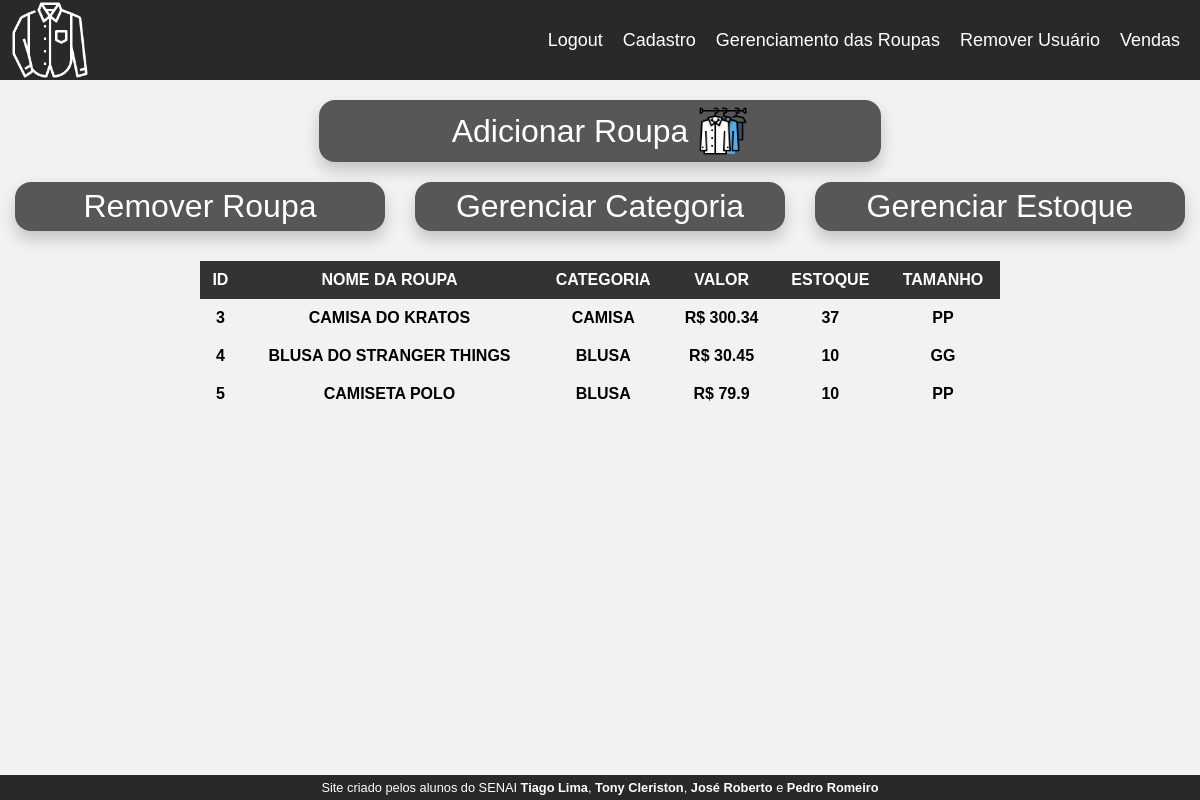
The app's page /roupas (signed in), older data.
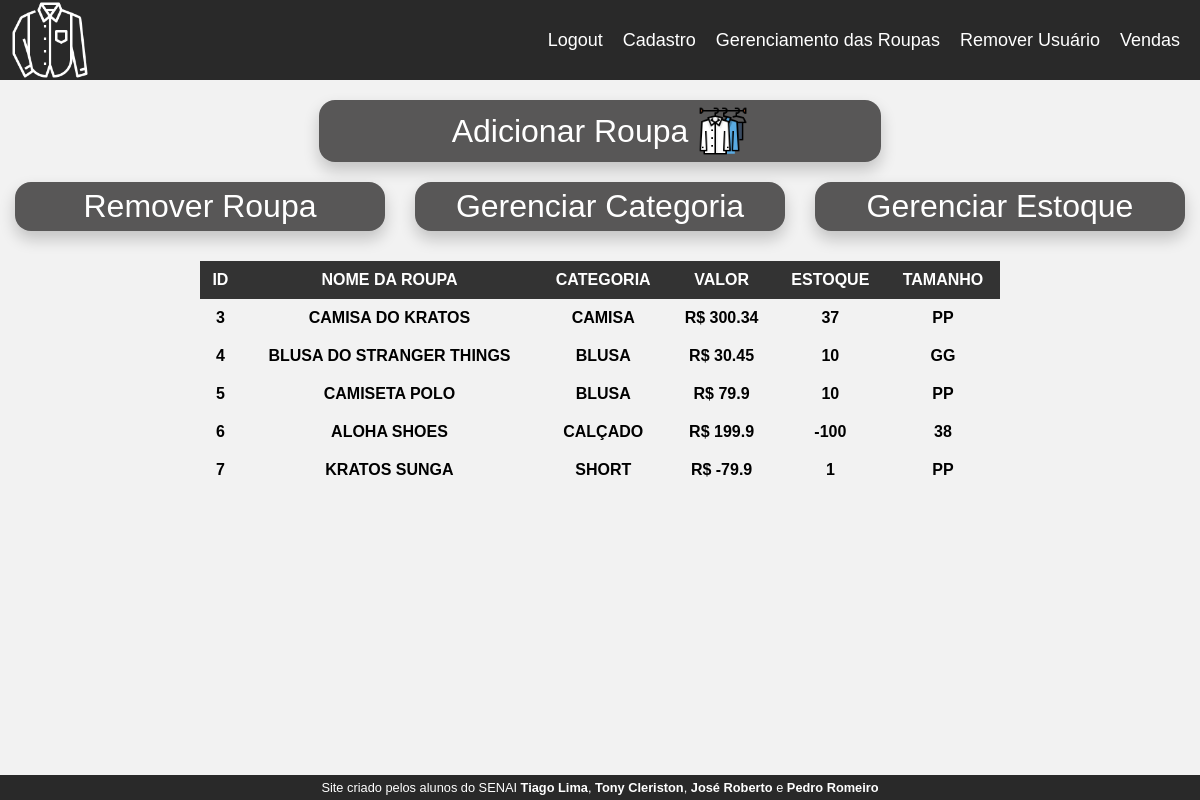
The same page, newer data.
### loja_de_roupa/models/__init__.py (models this page shows)
class Roupas(database.Model):
    id_roupas = database.Column(database.Integer, primary_key=True)
    nome_roupa = database.Column(database.String, nullable=False, unique=True)
    categoria = database.Column(database.String, nullable=False)
    tamanho = database.Column(database.String, nullable=False)
    estoque = database.Column(database.Integer, nullable=False)
    valor = database.Column(database.Float, nullable=False)

### loja_de_roupa/routers/__init__.py (the view, shortened to what this page needs)
@app.route("/roupas",methods=['GET', 'POST'])
@login_required
def roupas():
    gerenciamento = FormGerenciamentoRoupas()
    table = Roupas.query.all()
    roupas = [{'id': r.id_roupas, 'nome_roupa': r.nome_roupa, 'categoria':r.categoria, 'tamanho': r.tamanho,'estoque': r.estoque,'valor': r.valor} for r in table]
    categorias = Categoria.query.all()
    categoria = [{'id': c.id_categoria,'categoria': c.nome_categoria} for c in categorias]
    return render_template('gerenciamentoRoupas.html', gerenciamento=gerenciamento, roupas=roupas, categoria=categoria)

### loja_de_roupa/models/__init__.py (called while the page is built)
@login_manager.user_loader
def load_usuario(id):
    return Usuario.query.get(int(id))

### loja_de_roupa/templates/gerenciamentoRoupas.html (shortened to what this page needs)
{% extends 'base.html' %}
{% block body %}
<div style="display: flex;flex-direction: wrap;justify-content: center;">
  <div style="display: flex;flex-direction: column;align-content: center;align-items: center;width: 50vw; margin: 0px;" >
  <button id="add-roupa-btn" style="width: 562px;">Adicionar Roupa
  <img src="{{ url_for('static', filename='wardrobe.png') }}" style="width:50px;height:50px; margin-left:10px;" alt="Texto alternativo"></button>
  </div>
</div>
<div style="display: flex;flex-direction: wrap;">
        <div style="display: flex;flex-direction: column;align-content: center;align-items: center;width: 50vw; margin: 0px;" >
            <button id="rem-roupa-btn" onclick="toggleFormRem()">Remover Roupa</button>
        </div>
        <div style="display: flex;flex-direction: column;align-content: center;align-items: center;width: 50vw; margin: 0px;" >
          <button id="add-categoria-btn" onclick="toggleFormAddCat()">Gerenciar Categoria</button>
      </div>
    <div style="display: flex;flex-direction: column;align-content: center;align-items: center;width: 50vw; margin: 0px;" >
      <button id="add-estoque-btn" onclick="toggleFormAddEst()">Gerenciar Estoque</button>
  </div>
    </div>
        <table style="width: 100%; margin-top: 30px;">
            <thead>
              <tr>
                <th>id</th>
                <th>Nome da Roupa</th>
                <th>Categoria</th>
                  <th>Valor</th>
                <th>Estoque</th>
                <th>Tamanho</th>
              </tr>
            </thead>
            <tbody>
                {% for r in roupas %}
                <tr>
                    <th>{{ r.id }}</th>
                    <th>{{ r.nome_roupa }}</th>
                     <th>{{ r.categoria }}</th>
                    <th>R$ {{ r.valor }}</th>
                    <th>{{ r.estoque }}</th>
                     <th>{{ r.tamanho }}</th>
                </tr>
                 {% endfor %}
            </tbody>
          </table>
{% endblock %}

### loja_de_roupa/templates/base.html (shortened to what this page needs)
<html lang="pt-BR">
    <head>
    <link rel="stylesheet" href="{{ url_for('static', filename='style.css') }}">
</head>
    <body>
        {% include 'navbar.html' %}
        {% block body %}
        {% endblock %}
    </body>
{% include 'footer.html' %}
</html>

### loja_de_roupa/templates/navbar.html
<nav>
    <div class="logo">
      <a href="#"><img src="{{ url_for('static', filename='pano.png') }}" alt="Logo da loja"></a>
    </div>
    <ul class="nav-links">
       {% if current_user %}
  {% if current_user.is_authenticated %}
        <li><a href="{{ url_for('logout') }}">Logout</a></li>
    <li><a href="{{ url_for('cadastro') }}">Cadastro</a></li>
    <li><a href="{{ url_for('roupas') }}">Gerenciamento das Roupas</a></li>
    <li><a id="del-usuario-btn">Remover Usuário</a></li>
         <li><a href="{{ url_for('vendas') }}">Vendas</a></li>
  {% else %}
    <li><a href="{{ url_for('login') }}">Login</a></li>
  {% endif %}
{% endif %}
    </ul>
</nav>

### loja_de_roupa/templates/footer.html
<footer>
     <p>Site criado pelos alunos do SENAI <a href="https://github.com/tiagolima10" title="Link para a página Github."
                                             target="_blank">Tiago Lima</a>, <a href="https://github.com/TonyCleriston"
                                                                                title="Link para a página Github."
                                             target="_blank">Tony Cleriston</a>,
         <a href="#">José Roberto</a> e <a href="#">Pedro Romeiro</a></p>
</footer>

### loja_de_roupa/static/style.css (style rules this page uses)
* { margin: 0; padding: 0; box-sizing: border-box; }
:root { --cor0: #c5ebd6; --cor1: #83e1ad; --cor2: #3ddc84; --cor3: #2fa866; --cor4: #1a5c37; --cor5: #063d1e; --fonte-padrao: Arial, Verdana, Helvetica, Sans-serif; --fonte-destaque: 'Bebas Neue', Sans-serif; --fonte-android: 'Android', Sans-serif; }
nav { display: flex; justify-content: space-between; align-items: center; background-color: #292929; color: #fff; }
nav img { height: 80px; margin-left: 10px; }
.nav-links { display: flex; list-style: none; }
.nav-links li { margin-right: 20px; }
.nav-links a { color: #fff; text-decoration: none; font-size: 18px; }
body { background-color: #f2f2f2; font-family: Arial, sans-serif; }
#add-roupa-btn { display: flex; justify-content:center; align-items: center; background-color: #585757; color: #fff; font-size: 2rem; padding: 1rem 2rem; border: none; border-radius: 1rem; box-shadow: 0 0.5rem 1rem rgba(0, 0, 0, 0.2); cursor: pointer; width: 370px; padding: 6px; margin-top: 20px; }
#rem-roupa-btn { display: flex; justify-content:center; align-items: center; background-color: #585757; color: #fff; font-size: 2rem; padding: 1rem 2rem; border: none; border-radius: 1rem; box-shadow: 0 0.5rem 1rem rgba(0, 0, 0, 0.2); cursor: pointer; width: 370px; padding: 6px; margin-top: 20px; }
#add-categoria-btn { display: flex; justify-content:center; align-items: center; background-color: #585757; color: #fff; font-size: 2rem; padding: 1rem 2rem; border: none; border-radius: 1rem; box-shadow: 0 0.5rem 1rem rgba(0, 0, 0, 0.2); cursor: pointer; width: 370px; padding: 6px; margin-top: 20px; }
#add-estoque-btn { display: flex; justify-content:center; align-items: center; background-color: #585757; color: #fff; font-size: 2rem; padding: 1rem 2rem; border: none; border-radius: 1rem; box-shadow: 0 0.5rem 1rem rgba(0, 0, 0, 0.2); cursor: pointer; width: 370px; padding: 6px; margin-top: 20px; }
#del-usuario-btn { cursor:pointer; }
table { border-collapse: collapse; width: 100%; max-width: 800px; margin: 0 auto; }
thead { background-color: #333; color: #fff; }
th, td { padding: 10px; text-align: center; }
th { text-transform: uppercase; }
tbody tr:nth-child(even) { background-color: #f2f2f2; }
footer { background-color: #292929; position: fixed; left: 0; bottom: 0; width: 100%; color: white; text-align: center; font-size: 0.8em; padding: 5px; }
footer a { color: white; text-decoration: none; font-weight: bolder; }

Row changes from the older to the newer data that the page shows:
added Roupas: id "6", nome_roupa "ALOHA SHOES", categoria "CALÇADO", valor "199.9", estoque "-100", tamanho "38"
added Roupas: id "7", nome_roupa "KRATOS SUNGA", categoria "SHORT", valor "-79.9", estoque "1", tamanho "PP"
